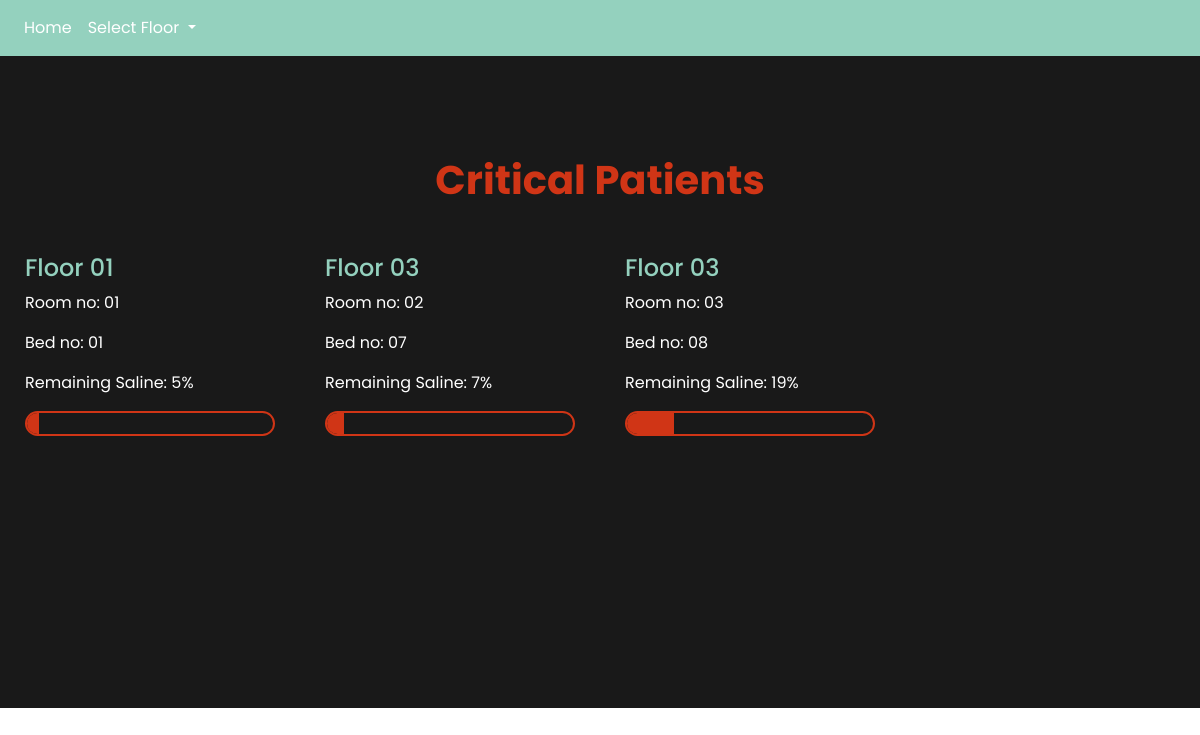
The app's page /, older data.
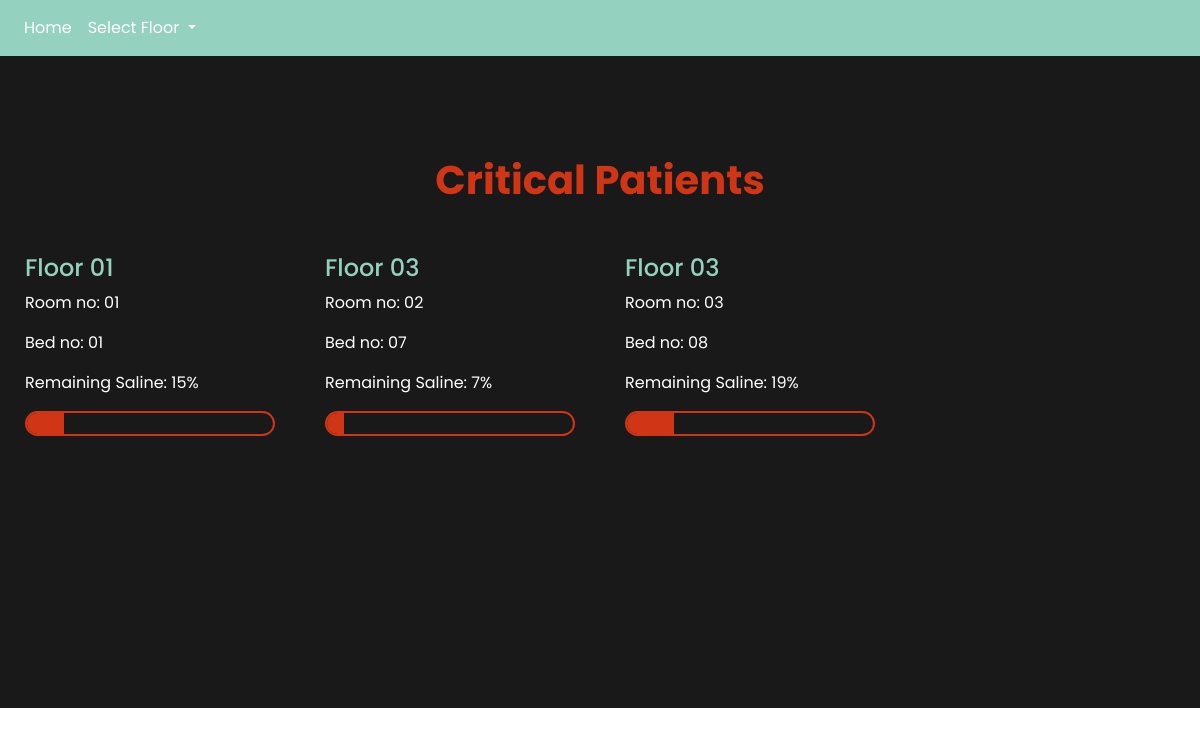
The same page, newer data.
### main/models.py (models this page shows)
class patient(models.Model):
	floor = models.IntegerField(default=0)
	room = models.IntegerField(default=0)
	bed_no = models.IntegerField(default=0)
	percentage = models.IntegerField(default=0)

### main/views.py (the view)
# urls.py: path('',views.homepage, name='homepage'),
def homepage(request):
	return render(request=request,template_name="index.html",
				  context={"patients":patient.objects.all,
				  "floors":floors(),
				  "critical_value":20})

### main/views.py (called while the page is built)
def floors():                         #for nav bar floors
	all_floors = []
	for p in patient.objects.all():
		all_floors.append(p.floor)
	return unique(all_floors)

### templates/index.html
{% load staticfiles %}
{% include "header.html" %}
<body>
  {% include "navbar.html" %}
    <div class="section dark-grey-background"  >
        <h1 class="adv-sal-red text-center" style="margin-bottom:50px;">Critical Patients</h1>
        <div class="container-1200px row landing-section">
          {% for i in patients %}
              {% if i.percentage <= critical_value %}
                  <div class="col-lg-3 col-12 text-center text-lg-left patient-column ">
                      <h4 class="adv-sal-green">Floor 0{{i.floor}}</h4>
                      <p class="white">Room no: 0{{i.room}}</p>
                      <p class="white">Bed no: 0{{i.bed_no}}</p>
                      <p class="white ">Remaining Saline: {{i.percentage}}%</p>
                      <div class="progress adv-sal-red-border" style="height: 25px;width:100%;border-radius:50px;">
                          <div class="progress-bar adv-sal-red-background" role="progressbar" style="width: {{i.percentage}}%;" aria-valuenow="30" aria-valuemin="0" aria-valuemax="100"></div>
                      </div>
                  </div>
              {% endif %}
          {% endfor %}
        </div>
  </div>
</body>

### templates/header.html (shortened to what this page needs)
{% load staticfiles %}
<!DOCTYPE html>
<html>
<head>
    <link rel="stylesheet" href="https://stackpath.bootstrapcdn.com/bootstrap/4.3.1/css/bootstrap.min.css">
	<link href="{% static 'css/layout.css' %}" rel="stylesheet">
	<link href="{% static 'css/text.css' %}" rel="stylesheet">
	<link href="{% static 'css/color.css' %}" rel="stylesheet">
    <link rel="stylesheet" href="{% static 'css/progressbar.css' %}">
</head>

### templates/navbar.html (shortened to what this page needs)
<nav class="navbar navbar-expand-lg sticky-top adv-sal-green-background">
  <div class="collapse navbar-collapse" id="navbarNavDropdown">
    <ul class="navbar-nav">
      <li class="nav-item active">
        <a class="nav-link white" href="/">Home <span class="sr-only">(current)</span></a>
      </li>
      <li class="nav-item dropdown">
        <a class="nav-link white dropdown-toggle" href="#" id="navbarDropdownMenuLink" data-toggle="dropdown" aria-haspopup="true" aria-expanded="false">
          Select Floor
        </a>
      </li>
    </ul>
  </div>
</nav>

### static/css/layout.css (style rules this page uses)
.container-1200px { max-width:1200px; margin:0 auto; }
.section { padding-top:100px; padding-bottom:100px; position:relative; }

### static/css/text.css (style rules this page uses)
body,h1,h2,h3,h4,h5,h6 { font-family:Poppins; }
h1,h2, .bold-text { font-weight:700; }

### static/css/color.css (style rules this page uses)
.adv-sal-green, .adv-sal-green-hover:hover { color:#94D1BE; }
.adv-sal-green-background, .adv-sal-green-background-hover:hover { background-color:#94D1BE; }
.adv-sal-red, .adv-sal-red-hover:hover { color:#d03516; }
.adv-sal-red-background, .adv-sal-red-background-hover:hover { background-color:#d03516; }
.adv-sal-red-border,.adv-sal-red-border-hover:hover { border: 2px solid #d03516; }
.white, .white-hover:hover { color:#fff; }
.dark-grey-background, .dark-grey-background-hover:hover { background-color:#191919; }

### static/css/progressbar.css (style rules this page uses)
.progress { width: 90px; height: 90px; background:transparent; }

### templates/header.html (style rules this page uses)
.patient-column { padding-left:25px; padding-right:25px; margin-bottom:172px; }

Row changes from the older to the newer data that the page shows:
changed patient (number 1 of 3 on the later page): percentage "5" → "15"
